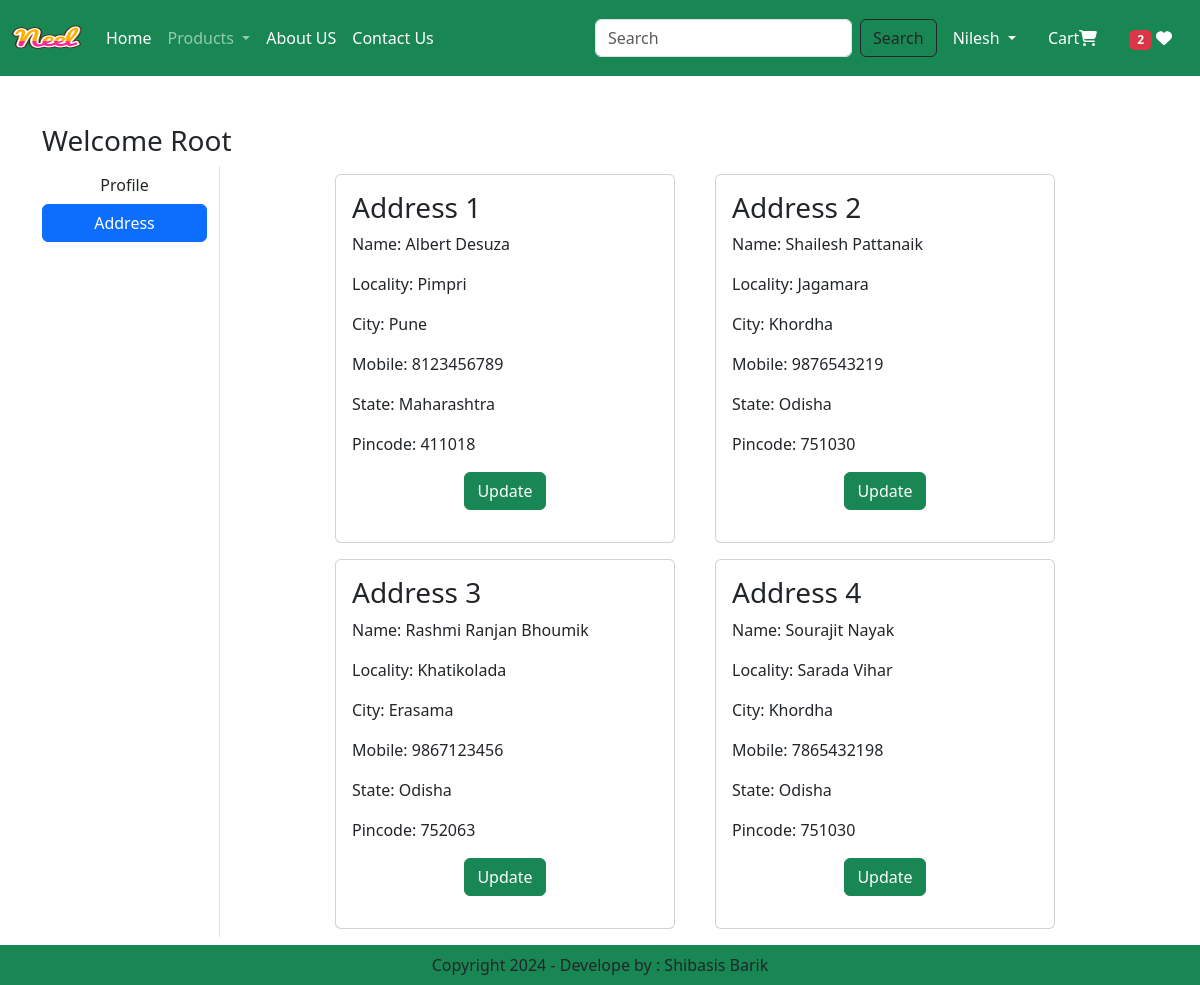
The page /address/ (signed in) on the database its author committed.
### app/models.py (models this page shows, shortened)
class Customer(models.Model):
    user = models.ForeignKey(User,on_delete=models.CASCADE)
    name = models.CharField(max_length=200)
    locality = models.CharField(max_length=200)
    city = models.CharField(max_length=50)
    mobile = models.IntegerField(default=0)
    zipcode = models.IntegerField()
    state = models.CharField(choices=STATE_CHOICES, max_length=100)

### app/views.py (the view)
# urls.py: path('address/',views.address,name = 'address'),
@login_required
def address(request):
    add = Customer.objects.filter(user=request.user)
    totalitem = 0
    wishitem = 0
    if request.user.is_authenticated:
        totalitem = len(Cart.objects.filter(user=request.user))
        wishitem = len(Wishlist.objects.filter(user=request.user))
    return render(request,"app/address.html",locals())

### app/templates/app/address.html (shortened to what this page needs)
{% extends "app/base.html" %}
{% load static %}
{% block main-content %}
<div class="container my-5">
    <div class="row">
        <h3>Welcome
            <span class="text-capitalize">{{ request.user }}</span>
        </h3>
        <div class="col-sm-2 border-end">
            <ul class="list-unstyled">
                <li class="d-grid"><a href="{% url 'profile' %}" class="btn">Profile</a></li>
                <li class="d-grid"><a href="{% url 'address' %}" class="btn btn-primary">Address</a></li>
            </ul>
        </div>
        <div class="col-sm-8 offset-sm-1">
            <div class="row">
                {% for ad in add %}
                    <div class="col-sm-6">
                        <div class="card m-2">
                            <div class="card-body">
                                <h3>Address {{forloop.counter}}</h3>
                                <p>Name: {{ad.name}}</p>
                                <p>Locality: {{ad.locality}}</p>
                                <p>City: {{ad.city}}</p>
                                <p>Mobile: {{ad.mobile}}</p>
                                <p>State: {{ad.state}}</p>
                                <p>Pincode: {{ad.zipcode}}</p>
                                <p class="text-center">
                                    <a href="{% url 'updateAddress' pk=ad.id %}" type="button" class="btn btn-success">Update</a>
                                </p>
                            </div>
                        </div>
                    </div>
                {% endfor %}
            </div>
        </div>
    </div>
</div>
{% endblock main-content %}

### rows shown on the page
Customer: name "Albert Desuza", locality "Pimpri", city "Pune", mobile "8123456789", state "Maharashtra", zipcode "411018"
Customer: name "Shailesh Pattanaik", locality "Jagamara", city "Khordha", mobile "9876543219", state "Odisha", zipcode "751030"
Customer: name "Rashmi Ranjan Bhoumik", locality "Khatikolada", city "Erasama", mobile "9867123456", state "Odisha", zipcode "752063"
Customer: name "Sourajit Nayak", locality "Sarada Vihar", city "Khordha", mobile "7865432198", state "Odisha", zipcode "751030"

### other values the page prints
{{ wishitem }} "2"
{{ request.user }} "Root"
